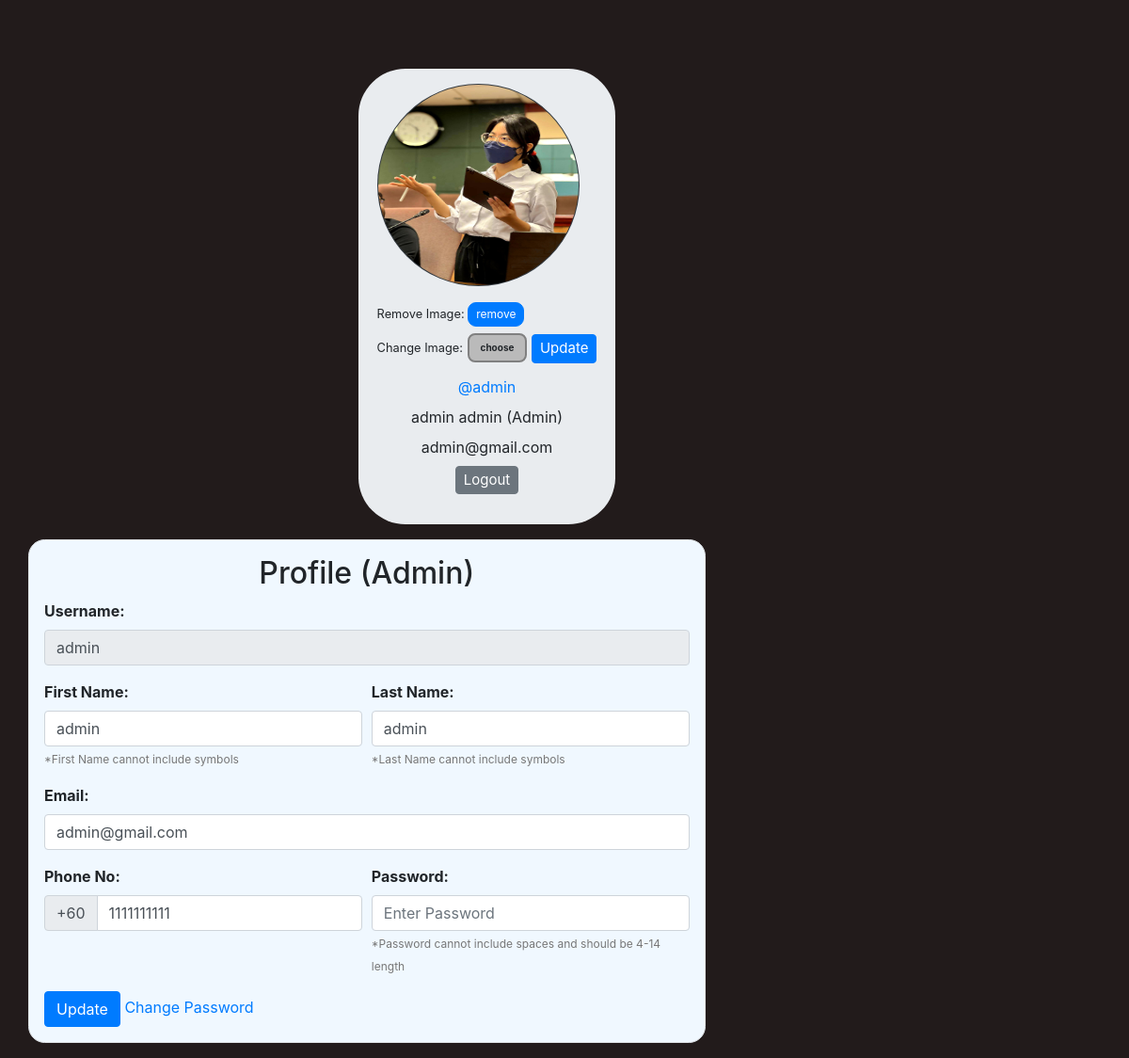
The app's page /admin/viewProfile.php (signed in) with its own data.
### tables this page shows
CREATE TABLE `users` (
  `id` int(21) NOT NULL,
  `username` varchar(21) NOT NULL,
  `firstName` varchar(21) NOT NULL,
  `lastName` varchar(21) NOT NULL,
  `email` varchar(35) NOT NULL,
  `phone` bigint(20) NOT NULL,
  `userType` enum('0','1') NOT NULL DEFAULT '0' COMMENT '0=user\r\n1=admin',
  `password` varchar(255) NOT NULL,
  `verify_token` varchar(255) NOT NULL,
  `verify_status` tinyint(2) NOT NULL DEFAULT 0 COMMENT '0=no, 1=yes',
  `expDate` datetime DEFAULT NULL,
  `joinDate` datetime NOT NULL DEFAULT current_timestamp()
);

### admin/viewProfile.php (the view, shortened to what this page needs)
<!DOCTYPE HTML>
<html lang="en">
<head>
    <link rel="stylesheet" href="https://stackpath.bootstrapcdn.com/bootstrap/4.2.1/css/bootstrap.min.css">
    <link rel="stylesheet" href="https://stackpath.bootstrapcdn.com/bootstrap/4.3.1/css/bootstrap.min.css">
    <link rel="stylesheet" href="https://use.fontawesome.com/releases/v5.7.2/css/all.css">
</head>
<body>
    <?php include 'partials/_dbconnect.php';?>
	<?php
    if(isset($_SESSION['adminloggedin']) && $_SESSION['adminloggedin']==true){
        $adminloggedin= true;
        $userId = $_SESSION['adminuserId'];
    }
    else{
        $adminloggedin = false;
        $userId = 0;
    }
		if($adminloggedin) {
    ?>
    <div class="container">
        <?php
            $sql = "SELECT * FROM users WHERE id='$userId'";
            $result = mysqli_query($conn, $sql);
            $row=mysqli_fetch_assoc($result);
            $username = $row['username'];
            $firstName = $row['firstName'];
            $lastName = $row['lastName'];
            $email = $row['email'];
            $phone = $row['phone'];
            $userType = $row['userType'];
            if($userType == 1) {
                $userType = "Admin";
            }
            else {
                $userType = "User";
            }
        ?>
        <div class="row">
            <div class="jumbotron p-3 mb-3" style="display: flex;justify-content: center;width: 28%;border-radius: 50px;margin: 0 auto;">
                <div class="user-info">
                    <img class="rounded-circle mb-3 bg-dark" src="assetsForSideBar/img/person-<?php echo $userId; ?>.jpg" onError="this.src = 'assetsForSideBar/img/profilePic.jpg'" style="width:215px;height:215px;padding:1px;">
                    <form action="partials/_manageProfile.php" method="POST">
                        <small>Remove Image: </small><button type="submit" class="btn btn-primary" name="removeProfilePic" style="font-size: 12px;padding: 3px 8px;border-radius: 9px;">remove</button>
                    </form>
                    <form action="partials/_manageProfile.php" method="POST" enctype="multipart/form-data" style="margin-top: 7px;">
                        <div class="upload-btn-wrapper">
                            <small>Change Image:</small>
                            <button class="btn upload">choose</button>
                        </div>
                        <button type="submit" name="updateProfilePic" class="btn btn-primary" style="margin-top: -20px;font-size: 15px;padding: 3px 8px;">Update</button>
                    </form>
                    <ul class="meta list list-unstyled" style="text-align:center;">
                        <li class="username my-2"><a href="viewProfile.php">@<?php echo $username ?></a></li>
                        <li class="name"><?php echo $firstName." ".$lastName; ?>
                            <label class="label label-info">(<?php echo $userType ?>)</label>
                        </li>
                        <li class="email"><?php echo $email ?></li>
                        <li class="my-2"><a href="partials/_logout.php"><button class="btn btn-secondary" style="font-size: 15px;padding: 3px 8px;">Logout</button></a></li>
                    </ul>
                </div>
            </div>
            <div class="content-panel mb-3" style="display: flex;justify-content: center;">
                <div class="border p-3" style="border: 2px solid rgba(0, 0, 0, 0.1);border-radius: 1.1rem;background-color: aliceblue;">
                    <h2 class="title text-center">Profile<span class="pro-label label label-warning"> (<?php echo $userType ?>)</span></h2>
                    <form action="partials/_manageProfile.php" method="post">
                        <div class="form-group">
                            <b><label for="username">Username:</label></b>
                            <input class="form-control" id="username" name="username" type="text" disabled value="<?php echo $username ?>">
                        </div>
                        <div class="form-row">
                        <div class="form-group col-md-6">
                            <b><label for="firstName">First Name:</label></b>
                            <input type="text" class="form-control" id="firstName" name="firstName" placeholder="First Name" required value="<?php echo $firstName ?>" required pattern="[A-Za-z ]+">
							<span style="color:#777;font-size:12px;">*First Name cannot include symbols </span>
                        </div>
                        <div class="form-group col-md-6">
                            <b><label for="lastName">Last Name:</label></b>
                            <input type="text" class="form-control" id="lastName" name="lastName" placeholder="Last name" required value="<?php echo $lastName ?>" required pattern="[A-Za-z ]+">
							<span style="color:#777;font-size:12px;">*Last Name cannot include symbols </span>
                        </div>
                        </div>
                        <div class="form-group">
                            <b><label for="email">Email:</label></b>
                            <input type="email" class="form-control" id="email" name="email" placeholder="Enter Your Email" required value="<?php echo $email ?>">
                        </div>
                        <div class="form-row">
                            <div class="form-group  col-md-6">
                                <b><label for="phone">Phone No:</label></b>
                                <div class="input-group mb-3">
                                    <div class="input-group-prepend">
                                        <span class="input-group-text" id="basic-addon">+60</span>
                                    </div>
                                    <input type="tel" class="form-control" id="phone" name="phone" placeholder="Enter Your Phone Number" required pattern="[0-9]{9-10}" maxlength="10" value="<?php echo $phone ?>">
                                </div>
                            </div>
                            <div class="form-group  col-md-6">
                                <b><label for="password">Password:</label></b>
                                <input class="form-control" id="password" name="password" placeholder="Enter Password" type="password" required minlength="4" maxlength="14" data-toggle="password" pattern="[^\s]+">
								<span style="color:#777;font-size:12px;">*Password cannot include spaces and should be 4-14 length</span>
                            </div>
                        </div>
                        <button type="submit" name="updateProfileDetail" class="btn btn-primary">Update</button>
						<a href="forgot_pass_admin.php">Change Password</a>
                    </form>
                </div>
            </div>
        </div>
    </div>
    <?php
        }
    ?>
</body>
</html>

### admin/viewProfile.php (style rules this page uses)
body { background-color: #221b1b; }
.row { margin-right: 150px; margin-top: 73px; }
.upload-btn-wrapper { position: relative; overflow: hidden; display: inline-block; }
button.btn.upload { border: 2px solid gray; background-color: #bababa; border-radius: 8px; font-size: 10px; font-weight: bold; }

### records on screen
users: username "admin", firstName "admin", lastName "admin", userType "Admin", email "admin@gmail.com", phone "1111111111"
